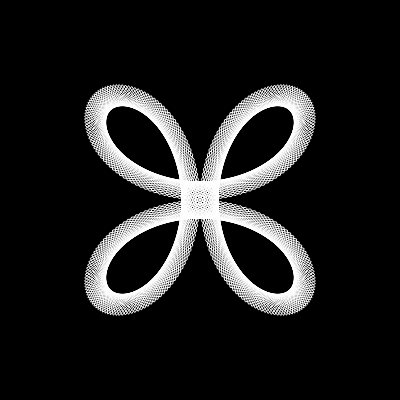
Frame 1 (no input)
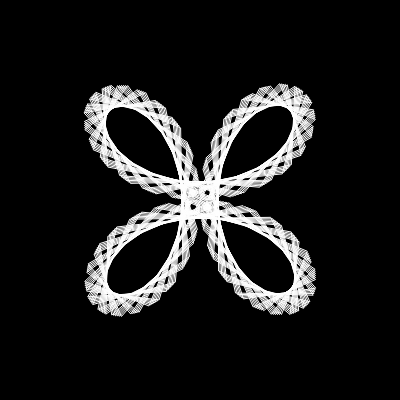
Frame 60 (no input)
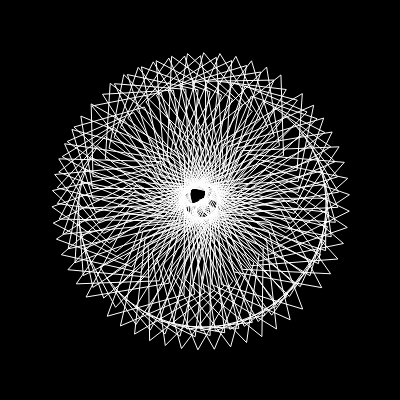
Frame 120 (the mouse pressed at the canvas centre since frame 60)

The p5.js sketch that drew these frames (run headless with seeded random() and noise() and a simulated clock; from frame 60 on, the mouse is pressed at the canvas centre):

// p5.js sketch
// ── sketch.js
let n = 2;
let d = 29;
let noiseOffset = 0.0; // Initial noise offset

function setup() {
  createCanvas(400, 400);
  angleMode(DEGREES);
}

function draw() {
  background(0);
  translate(width/2, height/2);
  stroke(255);
  noFill();
  beginShape();
  strokeWeight(1);
  for (let i = 0; i < 361; i++) {
    let k = i * d;
    let r = 150 * sin(n * k);
    let x = r * cos(k);
    let y = r * sin(k);
    vertex(x, y);    
  }
  endShape();


  // Use Perlin noise to change n and d
  let nNoise = noise(noiseOffset);
  let dNoise = noise(noiseOffset + 1000); // Offset to get different Perlin noise
  n += map(nNoise, 0, 1, -0.001, 0.001); // Map Perlin noise to a suitable range
  d += map(dNoise, 0, 1, -0.001, 0.001); // Map Perlin noise to a suitable range
  noiseOffset += 0.01; // Increment the noise offset for the next frame
}
